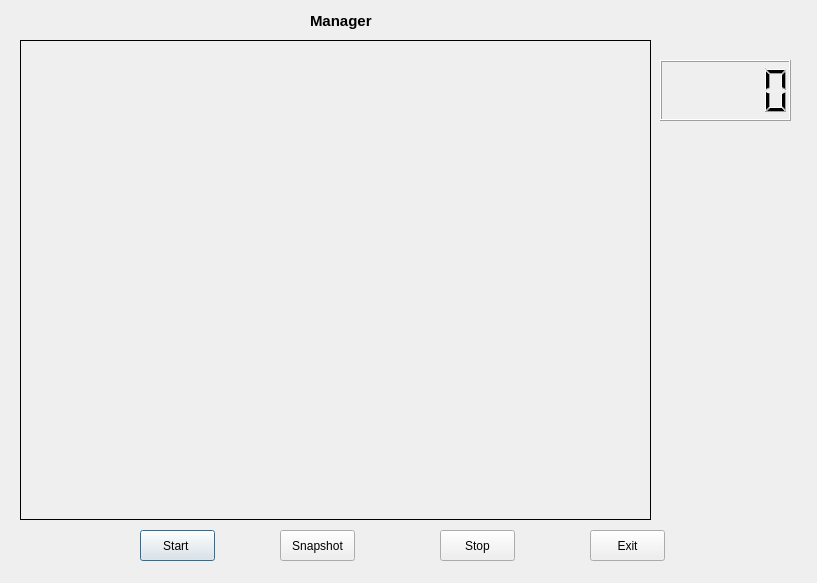
<?xml version="1.0" encoding="UTF-8"?>
<ui version="4.0">
 <class>Dialog</class>
 <widget class="QDialog" name="Dialog">
  <property name="geometry">
   <rect>
    <x>0</x>
    <y>0</y>
    <width>817</width>
    <height>583</height>
   </rect>
  </property>
  <property name="windowTitle">
   <string>Dialog</string>
  </property>
  <property name="windowIcon">
   <iconset>
    <normaloff>../../Users/Pathum/Desktop/interfaces/10-512.png</normaloff>../../Users/Pathum/Desktop/interfaces/10-512.png</iconset>
  </property>
  <property name="styleSheet">
   <string notr="true"/>
  </property>
  <widget class="QPushButton" name="btn_start">
   <property name="geometry">
    <rect>
     <x>140</x>
     <y>530</y>
     <width>75</width>
     <height>31</height>
    </rect>
   </property>
   <property name="text">
    <string>Start </string>
   </property>
  </widget>
  <widget class="QPushButton" name="btn_stop">
   <property name="geometry">
    <rect>
     <x>440</x>
     <y>530</y>
     <width>75</width>
     <height>31</height>
    </rect>
   </property>
   <property name="text">
    <string>Stop</string>
   </property>
  </widget>
  <widget class="QLabel" name="lbl_cam">
   <property name="geometry">
    <rect>
     <x>20</x>
     <y>40</y>
     <width>631</width>
     <height>480</height>
    </rect>
   </property>
   <property name="frameShape">
    <enum>QFrame::Box</enum>
   </property>
   <property name="text">
    <string/>
   </property>
  </widget>
  <widget class="QPushButton" name="btn_snap">
   <property name="geometry">
    <rect>
     <x>280</x>
     <y>530</y>
     <width>75</width>
     <height>31</height>
    </rect>
   </property>
   <property name="text">
    <string>Snapshot</string>
   </property>
  </widget>
  <widget class="QLabel" name="label">
   <property name="geometry">
    <rect>
     <x>310</x>
     <y>10</y>
     <width>101</width>
     <height>21</height>
    </rect>
   </property>
   <property name="font">
    <font>
     <pointsize>11</pointsize>
     <weight>75</weight>
     <bold>true</bold>
    </font>
   </property>
   <property name="text">
    <string>Manager</string>
   </property>
  </widget>
  <widget class="QPushButton" name="pushButton">
   <property name="geometry">
    <rect>
     <x>590</x>
     <y>530</y>
     <width>75</width>
     <height>31</height>
    </rect>
   </property>
   <property name="text">
    <string>Exit</string>
   </property>
  </widget>
  <widget class="QLCDNumber" name="lcdNumber">
   <property name="geometry">
    <rect>
     <x>660</x>
     <y>60</y>
     <width>131</width>
     <height>61</height>
    </rect>
   </property>
  </widget>
 </widget>
 <resources/>
 <connections/>
</ui>
